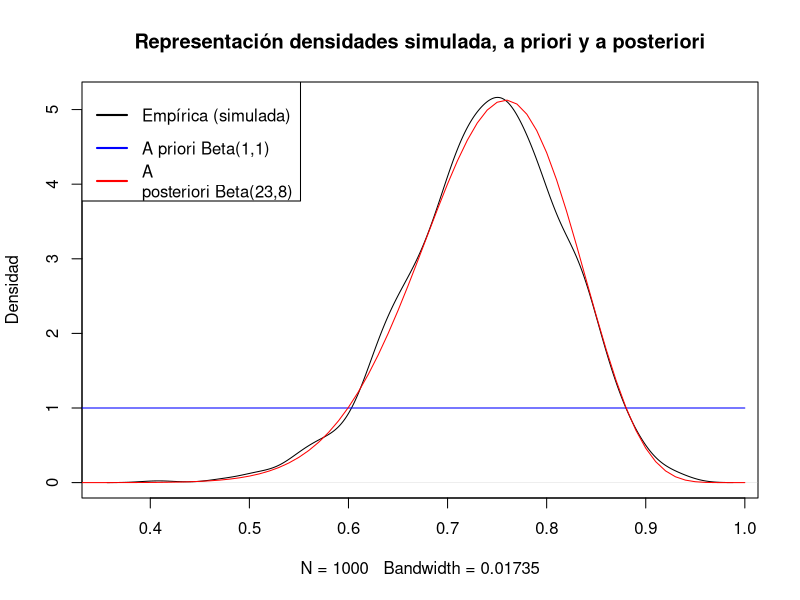

The R script that drew this image: (Note: this script raises an error after producing the figure.)
#CASO PRACTICO III
#EJERCICIO 1
#instalar LearBAyes y BOlstad
# Obtén una muestra aleatoria de tamaño 1000 de la distribución a posteriori de p, y
# representa su densidad empírica2, comparándola en la misma gráfica con la densidad
# a priori y a posteriori de p3.

#POR EL EJERCICIO ANTERIOR, SABEMOS PRIORI BETA(1,1); POSTERIORI BETA(8,23)
#PRIMERO CREAMOS LA MUESTRA ALEATORIA
set.seed(123) #PARA QUE SALGAN SIEMPRE  IGUAL
x <- rbeta(1000, shape1 = 23, shape2 = 8)

plot(density(x), ylab = "Densidad", main = "Representación densidades simulada, a priori y a posteriori", col = "black") #SIMULACION

curve(dbeta(x, 1, 1), from = 0, to = 1, col = "blue", add = TRUE) #A PRIORI
curve(dbeta(x, 23, 8), from = 0, to = 1, col = "red", add = TRUE) # A POSTERIORI
#ahora una leyenda para claridad
legend("topleft",  legend = c("Empírica (simulada)", "A priori Beta(1,1)", "A
posteriori Beta(23,8)"), col = c("black", "blue", "red"), lwd = 2)

#Vamos a simular otra vez la posterior porque nos da mas informacion a traves de esta funcion
results <- binogcp(22, 29, density="beta", params=c(1,1), n.pi=1e4)
#ahora vamos a calcular la ESPERANZA y DESVIACION TIPICA A POSTERIORI
#ESPERANZA
#recuerda
# posterior the posterior probability of π given x and n
# pi the vector of possible π values used in the prior

p1 <- results$pi
p2 <- results$posterior

dens <- p1*p2
#ahora calculamos la esperanza a partir de la definicion para una distribucino continua
post.mean <- sintegral(p1, dens)$value #0.7419
class(post.mean)
#DESVIACION TIPICA A POSTERIORI
dens <- (p1-post.mean)^2*p2
post.var <- sintegral(p1,dens)$value #0.006
post.sd <- sqrt(post.var) #0.0774

#CALCULAR UN INTERVALO DE PROBABILIDAD LA 90% PARA P 
#cual es el intervalo de p que tiene un 90% robabilidad de que su valor este entre esos valores. 
#Por eso quitamos un 5% de la cola izquierda y otro de la cola derecha
#Para calcular el intervarlo de probabilidad, primero obtenemos la funcion de distribucion empirica. 
cdf <- sintegral(p1,p2,n.pts = length(p1))$cdf
#A continuacion calculamos los limites inferior y superior del intervalo de probabilidad con los comandos 
lcb <- cdf$x[with(cdf, which.max(x[y<=0.05]))] #0.606
ucb <- cdf$x[with(cdf, which.max(x[y<=0.95]))] #0.859
#Obtenemos el intervalo de p con percentil 90%

#CALCULAR LA HIPOTESIS H0 P<= 0.4 H1 P>0.4
ph0 <- cdf$y[with(cdf, which.max(y[x<=0.4]))]
ph1 <- 1 - ph0
#otra alternativa para obtener estos valores
#Integrales entre menos infinito y 0,4 y 0,4 e infinito de la probabilidad
#ya conocmeos la probabilidad, es el vector p1
p0=0.4
x0 = p1[p1<=p0]
x1 = p1[p1>p0]
P0 <- sintegral(x0, p2[p1<=p0])$value #0.00005
P1 <- sintegral(x1, p2[p1>p0])$value #0.99995


#probabilidad predictiva de que 9 de 10 ninos apruebe la educacion secundaria
# P(x>=9)=p(x=9)+P(X=10) y utilizamos la funcion de masa del modelo beta binomial para esto
#obtenido de wikipedia
#DEFINICION DE LA FUNCION BETA BINOMIAL PMF
predict <- function(k,n,a,b){
  choose(n,k)*beta(k+a,n-k+b)/beta(a,b)
}

probmas9 = predict(9,10,23,8) + predict(10, 10, 23, 8) #0.2664